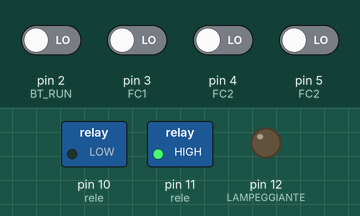
A sketch run on a simulated Arduino Uno, built with avr-gcc and run on an emulated ATmega328P. Parts: switched loads named in the sketch (green lamp = pin HIGH), output pins drawn as LEDs (lit = HIGH). Dashed ring = blinking. The inputs (shaded band) are chosen by the test bench; at power-on: pin 2 (BT_RUN), pin 3 (FC1), pin 4 (FC2), pin 5 (FC2) LOW.

Above: at 1.2 s.
1.3 s: pin 2 (BT_RUN) driven HIGH
At 3.5 s:
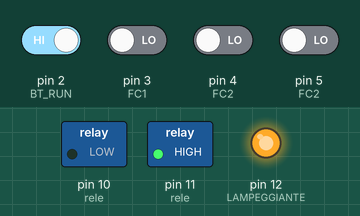
3.8 s: pin 5 (FC2) driven HIGH
At 4.75 s:
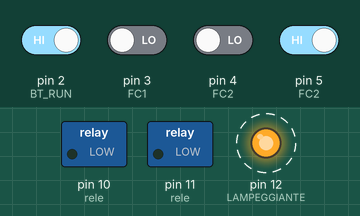
6.8 s: pin 5 (FC2) driven LOW
At 7.2 s:
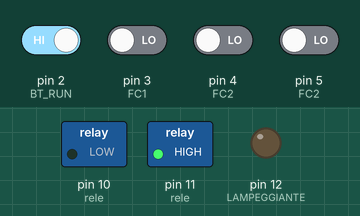
Timing chart, 0 to 15.8 s (numbered marks = the images above; inputs shaded):
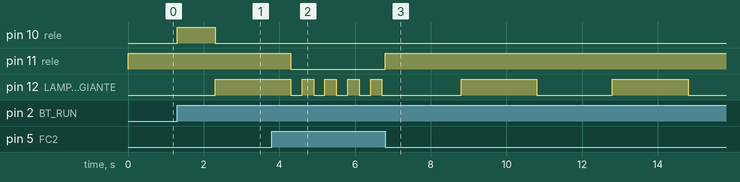

The sketch:

cancello_elettrico.ino
```cpp
void setup() {
  Serial.begin(9600);

  pinMode(11, OUTPUT); //rele
  pinMode(10, OUTPUT); //rele
  pinMode(12, OUTPUT); //LAMPEGGIANTE
  pinMode(2, INPUT);  //BT RUN/STOP
  pinMode(3, INPUT);  //FC1
  pinMode(4, INPUT);  //FC2
  pinMode(5, INPUT);  //FC2

  stop();
}

int stato = 0;
unsigned long t1, dt;
int LAMPEGGIA = LOW;
int statoled = LOW;

void loop() {
  switch (stato) {
    case 0:
      wait1();
      break;
    case 1:
      apertura();
      break;
    case 2:
      wait2();
      break;
    case 3:
      chiusura();
      break;
    case 4:
      ostacolo1();
      break;
    case 5:
      ostacolo2();
      break;
  }


  dt = millis() - t1;
  if (dt > 300) {
    doBlink();
    t1 = millis();
  }
}

void wait1(){
  //attendo lo start dato dal BT
  if (digitalRead(2)) {
    apri();
    stato = 1;
    attivaBlink();
    delay(1000);
  }
}
void apertura(){
  if (digitalRead(4)) { //apro fino a che il FC2
    stato = 2;
    stop();
    disattivaBlink();
  }
  if (!digitalRead(5)) { //ostacolo - fotocellula
    stato = 4;
  }
}
void wait2(){
  //attendo lo start per chiudere dato dal BT
  if (digitalRead(2)) {
    chiudi();
    stato = 3;
    delay(1000);
    attivaBlink();
  }
}
void chiusura(){
  if (digitalRead(3)) { //apro fino a che il FC1 non scatta
    stato = 0;
    stop();
    disattivaBlink();
  }
  if (!digitalRead(5)) { //ostacolo - fotocellula
    stato = 5;
  }
}

void ostacolo1() {
  stop(); //fermo il martinetto
  delay(2000); //pausa 2 s. e poi
  chiudi();
  stato = 3;
}
void ostacolo2() {
  stop(); //fermo il martinetto
  delay(2000); //pausa 2 s. e poi
  apri();
  stato = 1;
}

void doBlink() {
  if (LAMPEGGIA) {
    statoled = !statoled;
    digitalWrite(12, statoled);
  } else {
    digitalWrite(12, LOW);
  }
}

void attivaBlink(){
  LAMPEGGIA = true;
}
void disattivaBlink(){
  digitalWrite(12, LOW);
  LAMPEGGIA = false;
}

void apri() {
  digitalWrite(10, HIGH);
  digitalWrite(11, HIGH);
}

void chiudi() {
  digitalWrite(10, LOW);
  digitalWrite(11, LOW);
}

void stop() {
  digitalWrite(10, LOW);
  digitalWrite(11, HIGH);
}
```

Measured:
- after the input at 1.3 s, pin 10 (rele): LOW → HIGH at once, → LOW 1.0 s later; pin 12 (LAMPEGGIANTE): LOW → HIGH after 1.0 s
- after the input at 3.8 s, pin 11 (rele): HIGH → LOW after 0.50 s
- after the input at 6.8 s, pin 11 (rele): LOW → HIGH at once; pin 12 (LAMPEGGIANTE): alternates HIGH for 2.0 s and LOW for 2.0 s, starting after 2.0 s
